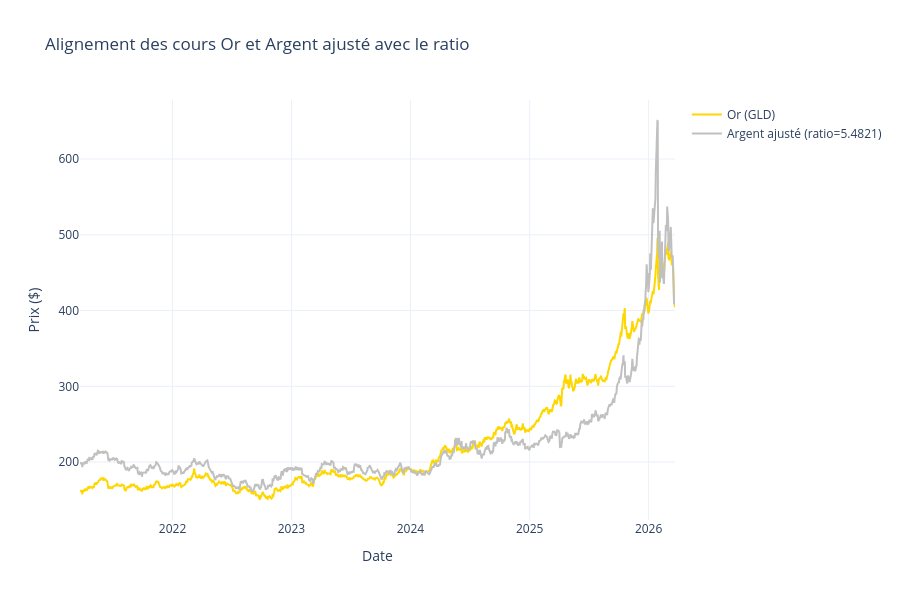

Notebook source saved alongside this figure:
### Code cell
#tracée des cours avec l'argent ajusté du ratio
fig = go.Figure()

fig.add_trace(go.Scatter(
    x=df.index,
    y=df['Or'],
    mode='lines',
    name='Or (GLD)',
    line=dict(color='gold', width=2)
))

fig.add_trace(go.Scatter(
    x=df.index,
    y=df['Argent_ajuste'],
    mode='lines',
    name=f'Argent ajusté (ratio={ratio:.4f})',
    line=dict(color='silver', width=2 )
))

fig.update_layout(
    title='Alignement des cours Or et Argent ajusté avec le ratio',
    xaxis_title='Date',
    yaxis_title='Prix ($)',
    hovermode='x unified',
    template='plotly_white',
    height=600
)

fig.show()

# Calcul de l'écart entre les deux séries
df['Ecart'] = df['Or'] - df['Argent_ajuste']

### Figure 1 — Plotly figure (JSON) as saved in the notebook; plotly's stock layout.template omitted (floating-point values rounded to 4 significant figures; data arrays with more than 128 entries replaced by an {"elided": "..."} marker saying what was removed)
{"data": [{"line": {"color": "gold", "width": 2}, "mode": "lines", "name": "Or (GLD)", "type": "scatter", "x": {"elided": "1256 str values"}, "y": {"elided": "1256 float values"}}, {"line": {"color": "silver", "width": 2}, "mode": "lines", "name": "Argent ajusté (ratio=5.4821)", "type": "scatter", "x": {"elided": "1256 str values"}, "y": {"elided": "1256 float values"}}], "layout": {"height": 600, "hovermode": "x unified", "title": {"text": "Alignement des cours Or et Argent ajusté avec le ratio"}, "xaxis": {"title": {"text": "Date"}}, "yaxis": {"title": {"text": "Prix ($)"}}}}
